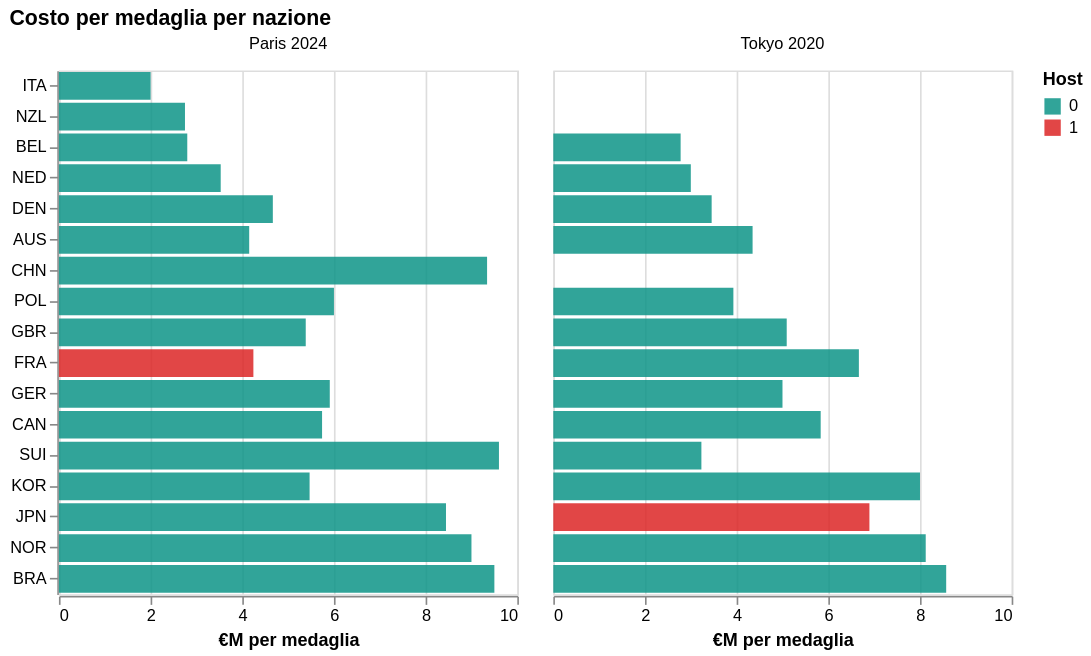

Notebook cell for this chart:
### Markdown cell above
## 4. Costo per medaglia — chi è più efficiente?

### Code cell
# Ordiniamo per costo per medaglia
cpp_df = spliss_panel.dropna(subset=["spend_per_medal"]).copy()

chart_cpp = (
    alt.Chart(cpp_df)
    .mark_bar(opacity=0.85)
    .encode(
        x=alt.X("spend_per_medal:Q", title="€M per medaglia"),
        y=alt.Y("country_noc:N", sort="x", title=None),
        color=alt.Color("host:N",
            scale=alt.Scale(domain=[0,1], range=[TEAL, RED]),
            legend=alt.Legend(title="Host")),
        column=alt.Column("edition:N", title=None),
        tooltip=["country:N","edition:N",
                 alt.Tooltip("elite_spend_EUR:Q", title="Spesa tot (€M)"),
                 alt.Tooltip("medals:Q", title="Medaglie"),
                 alt.Tooltip("spend_per_medal:Q", title="€M/medaglia", format=".1f")]
    )
    .properties(title="Costo per medaglia per nazione", width=280, height=320)
)
chart_cpp.display()

### Figure 1 — Vega-Lite specification as saved in the notebook (floating-point values rounded to 4 significant figures)
{"config": {"view": {"continuousWidth": 300, "continuousHeight": 300}}, "data": {"name": "data-eecfa6d7d2fb361beeac20df23de9b07"}, "mark": {"type": "bar", "opacity": 0.85}, "encoding": {"color": {"field": "host", "legend": {"title": "Host"}, "scale": {"domain": [0, 1], "range": ["#0D9488", "#DC2626"]}, "type": "nominal"}, "column": {"field": "edition", "title": null, "type": "nominal"}, "tooltip": [{"field": "country", "type": "nominal"}, {"field": "edition", "type": "nominal"}, {"field": "elite_spend_EUR", "title": "Spesa tot (€M)", "type": "quantitative"}, {"field": "medals", "title": "Medaglie", "type": "quantitative"}, {"field": "spend_per_medal", "format": ".1f", "title": "€M/medaglia", "type": "quantitative"}], "x": {"field": "spend_per_medal", "title": "€M per medaglia", "type": "quantitative"}, "y": {"field": "country_noc", "sort": "x", "title": null, "type": "nominal"}}, "height": 320, "title": "Costo per medaglia per nazione", "width": 280, "$schema": "https://vega.github.io/schema/vega-lite/v6.1.0.json", "datasets": {"data-eecfa6d7d2fb361beeac20df23de9b07": [{"country": "Great Britain", "country_noc": "GBR", "elite_spend_EUR": 331, "medals": 65, "gold": 22, "host": 0, "edition": "Tokyo 2020", "log_spend": 5.802, "spend_per_medal": 5.092, "tipo": "Altro paese"}, {"country": "Netherlands", "country_noc": "NED", "elite_spend_EUR": 108, "medals": 36, "gold": 10, "host": 0, "edition": "Tokyo 2020", "log_spend": 4.682, "spend_per_medal": 3.0, "tipo": "Altro paese"}, {"country": "France", "country_noc": "FRA", "elite_spend_EUR": 220, "medals": 33, "gold": 10, "host": 0, "edition": "Tokyo 2020", "log_spend": 5.394, "spend_per_medal": 6.667, "tipo": "Altro paese"}, {"country": "Germany", "country_noc": "GER", "elite_spend_EUR": 185, "medals": 37, "gold": 10, "host": 0, "edition": "Tokyo 2020", "log_spend": 5.22, "spend_per_medal": 5.0, "tipo": "Altro paese"}, {"country": "Australia", "country_noc": "AUS", "elite_spend_EUR": 200, "medals": 46, "gold": 17, "host": 0, "edition": "Tokyo 2020", "log_spend": 5.298, "spend_per_medal": 4.348, "tipo": "Altro paese"}, {"country": "Belgium", "country_noc": "BEL", "elite_spend_EUR": 25, "medals": 9, "gold": 3, "host": 0, "edition": "Tokyo 2020", "log_spend": 3.219, "spend_per_medal": 2.778, "tipo": "Altro paese"}, {"country": "Canada", "country_noc": "CAN", "elite_spend_EUR": 140, "medals": 24, "gold": 7, "host": 0, "edition": "Tokyo 2020", "log_spend": 4.942, "spend_per_medal": 5.833, "tipo": "Altro paese"}, {"country": "Japan", "country_noc": "JPN", "elite_spend_EUR": 400, "medals": 58, "gold": 27, "host": 1, "edition": "Tokyo 2020", "log_spend": 5.991, "spend_per_medal": 6.897, "tipo": "Paese ospitante"}, {"country": "Brazil", "country_noc": "BRA", "elite_spend_EUR": 180, "medals": 21, "gold": 7, "host": 0, "edition": "Tokyo 2020", "log_spend": 5.193, "spend_per_medal": 8.571, "tipo": "Altro paese"}, {"country": "Poland", "country_noc": "POL", "elite_spend_EUR": 55, "medals": 14, "gold": 4, "host": 0, "edition": "Tokyo 2020", "log_spend": 4.007, "spend_per_medal": 3.929, "tipo": "Altro paese"}, {"country": "Norway", "country_noc": "NOR", "elite_spend_EUR": 65, "medals": 8, "gold": 4, "host": 0, "edition": "Tokyo 2020", "log_spend": 4.174, "spend_per_medal": 8.125, "tipo": "Altro paese"}, {"country": "Denmark", "country_noc": "DEN", "elite_spend_EUR": 38, "medals": 11, "gold": 9, "host": 0, "edition": "Tokyo 2020", "log_spend": 3.638, "spend_per_medal": 3.455, "tipo": "Altro paese"}, {"country": "Switzerland", "country_noc": "SUI", "elite_spend_EUR": 42, "medals": 13, "gold": 3, "host": 0, "edition": "Tokyo 2020", "log_spend": 3.738, "spend_per_medal": 3.231, "tipo": "Altro paese"}, {"country": "South Korea", "country_noc": "KOR", "elite_spend_EUR": 160, "medals": 20, "gold": 6, "host": 0, "edition": "Tokyo 2020", "log_spend": 5.075, "spend_per_medal": 8.0, "tipo": "Altro paese"}, {"country": "Great Britain", "country_noc": "GBR", "elite_spend_EUR": 350, "medals": 65, "gold": 14, "host": 0, "edition": "Paris 2024", "log_spend": 5.858, "spend_per_medal": 5.385, "tipo": "Altro paese"}, {"country": "Netherlands", "country_noc": "NED", "elite_spend_EUR": 120, "medals": 34, "gold": 15, "host": 0, "edition": "Paris 2024", "log_spend": 4.787, "spend_per_medal": 3.529, "tipo": "Altro paese"}, {"country": "France", "country_noc": "FRA", "elite_spend_EUR": 280, "medals": 66, "gold": 16, "host": 1, "edition": "Paris 2024", "log_spend": 5.635, "spend_per_medal": 4.242, "tipo": "Paese ospitante"}, {"country": "Germany", "country_noc": "GER", "elite_spend_EUR": 195, "medals": 33, "gold": 12, "host": 0, "edition": "Paris 2024", "log_spend": 5.273, "spend_per_medal": 5.909, "tipo": "Altro paese"}, {"country": "Australia", "country_noc": "AUS", "elite_spend_EUR": 220, "medals": 53, "gold": 18, "host": 0, "edition": "Paris 2024", "log_spend": 5.394, "spend_per_medal": 4.151, "tipo": "Altro paese"}, {"country": "Belgium", "country_noc": "BEL", "elite_spend_EUR": 28, "medals": 10, "gold": 3, "host": 0, "edition": "Paris 2024", "log_spend": 3.332, "spend_per_medal": 2.8, "tipo": "Altro paese"}, {"country": "Canada", "country_noc": "CAN", "elite_spend_EUR": 155, "medals": 27, "gold": 9, "host": 0, "edition": "Paris 2024", "log_spend": 5.043, "spend_per_medal": 5.741, "tipo": "Altro paese"}, {"country": "Japan", "country_noc": "JPN", "elite_spend_EUR": 380, "medals": 45, "gold": 20, "host": 0, "edition": "Paris 2024", "log_spend": 5.94, "spend_per_medal": 8.444, "tipo": "Altro paese"}, {"country": "Brazil", "country_noc": "BRA", "elite_spend_EUR": 190, "medals": 20, "gold": 3, "host": 0, "edition": "Paris 2024", "log_spend": 5.247, "spend_per_medal": 9.5, "tipo": "Altro paese"}, {"country": "Poland", "country_noc": "POL", "elite_spend_EUR": 60, "medals": 10, "gold": 1, "host": 0, "edition": "Paris 2024", "log_spend": 4.094, "spend_per_medal": 6.0, "tipo": "Altro paese"}, {"country": "Norway", "country_noc": "NOR", "elite_spend_EUR": 72, "medals": 8, "gold": 4, "host": 0, "edition": "Paris 2024", "log_spend": 4.277, "spend_per_medal": 9.0, "tipo": "Altro paese"}, {"country": "Denmark", "country_noc": "DEN", "elite_spend_EUR": 42, "medals": 9, "gold": 2, "host": 0, "edition": "Paris 2024", "log_spend": 3.738, "spend_per_medal": 4.667, "tipo": "Altro paese"}, {"country": "Switzerland", "country_noc": "SUI", "elite_spend_EUR": 48, "medals": 5, "gold": 1, "host": 0, "edition": "Paris 2024", "log_spend": 3.871, "spend_per_medal": 9.6, "tipo": "Altro paese"}, {"country": "South Korea", "country_noc": "KOR", "elite_spend_EUR": 175, "medals": 32, "gold": 13, "host": 0, "edition": "Paris 2024", "log_spend": 5.165, "spend_per_medal": 5.469, "tipo": "Altro paese"}, {"country": "New Zealand", "country_noc": "NZL", "elite_spend_EUR": 55, "medals": 20, "gold": 10, "host": 0, "edition": "Paris 2024", "log_spend": 4.007, "spend_per_medal": 2.75, "tipo": "Altro paese"}, {"country": "Italy", "country_noc": "ITA", "elite_spend_EUR": 80, "medals": 40, "gold": 12, "host": 0, "edition": "Paris 2024", "log_spend": 4.382, "spend_per_medal": 2.0, "tipo": "Altro paese"}, {"country": "China", "country_noc": "CHN", "elite_spend_EUR": 850, "medals": 91, "gold": 40, "host": 0, "edition": "Paris 2024", "log_spend": 6.745, "spend_per_medal": 9.341, "tipo": "Altro paese"}]}}
